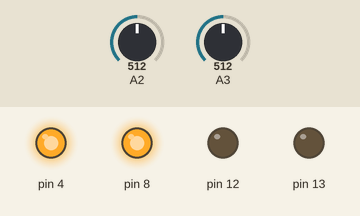
Bench run of a sketch on a simulated Arduino Uno, built with avr-gcc and run on an emulated ATmega328P. On the bench: output pins drawn as LEDs (lit = HIGH). Dashed ring = blinking. The test bench sets the inputs (shaded band); at power-on: A2 = 512, A3 = 512.

Above: at 1.2 s.
1.3 s: A2 set to 0
At 2.2 s:
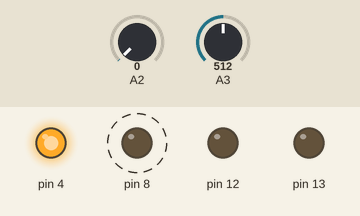
4.3 s: A2 set to 122
At 5.3 s:
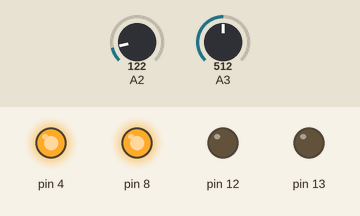
5.8 s: A3 set to 0
At 6.7 s:
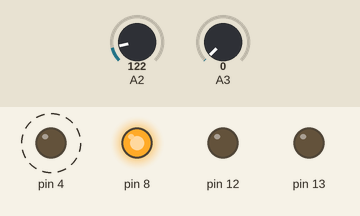
8.8 s: A3 set to 122
At 9.9 s:
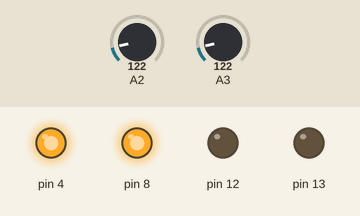
Timing chart, 0 to 11.3 s (numbered marks = the images above; inputs shaded):
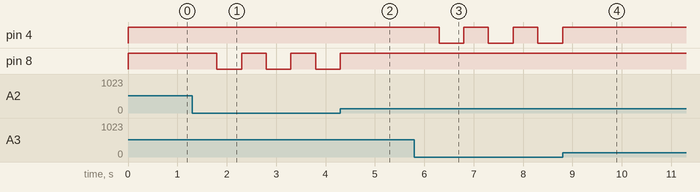

Measured:
- after the input at 1.3 s, pin 8: alternates HIGH for 0.50 s and LOW for 0.50 s, starting after 0.50 s
- after the input at 4.3 s, pin 8: goes on until 4.3 s, then stays HIGH
- after the input at 5.8 s, pin 4: alternates HIGH for 0.50 s and LOW for 0.50 s, starting after 0.50 s
- after the input at 8.8 s, pin 4: goes on until 8.8 s, then stays HIGH

The sketch:

calibrateMaglevTimer.ino
```cpp
void setup() {
  // put your setup code here, to run once:
  pinMode(12, OUTPUT);
  pinMode(13, OUTPUT);
  pinMode(8, OUTPUT);
  pinMode(4, OUTPUT);
  Serial.begin(9600);


  //digitalWrite(8, HIGH);
  //digitalWrite(4,HIGH);
  if(analogRead(2) > 0) {
    digitalWrite(8, HIGH);
  } {
    while(analogRead(2) == 0) {
      digitalWrite(8,HIGH);
      delay(500);
      digitalWrite(8,LOW);
      delay(500);
    }
    digitalWrite(8,HIGH);
  }
  if(analogRead(3) > 0) {
    digitalWrite(4, HIGH);
  } else{
    while(analogRead(3) == 0) {
      digitalWrite(4,HIGH);
      delay(500);
      digitalWrite(4,LOW);
      delay(500);
    }
    digitalWrite(4,HIGH);
  }

}

void loop() {
  // put your main code here, to run repeatedly:
if(analogRead(2) > 0) {
    digitalWrite(8, HIGH);
  } {
    while(analogRead(2) == 0) {
      digitalWrite(8,HIGH);
      delay(500);
      digitalWrite(8,LOW);
      delay(500);
    }
    digitalWrite(8,HIGH);
  }
  if(analogRead(3) > 0) {
    digitalWrite(4, HIGH);
  } else{
    while(analogRead(3) == 0) {
      digitalWrite(4,HIGH);
      delay(500);
      digitalWrite(4,LOW);
      delay(500);
    }
    digitalWrite(4,HIGH);
  }

}
```
